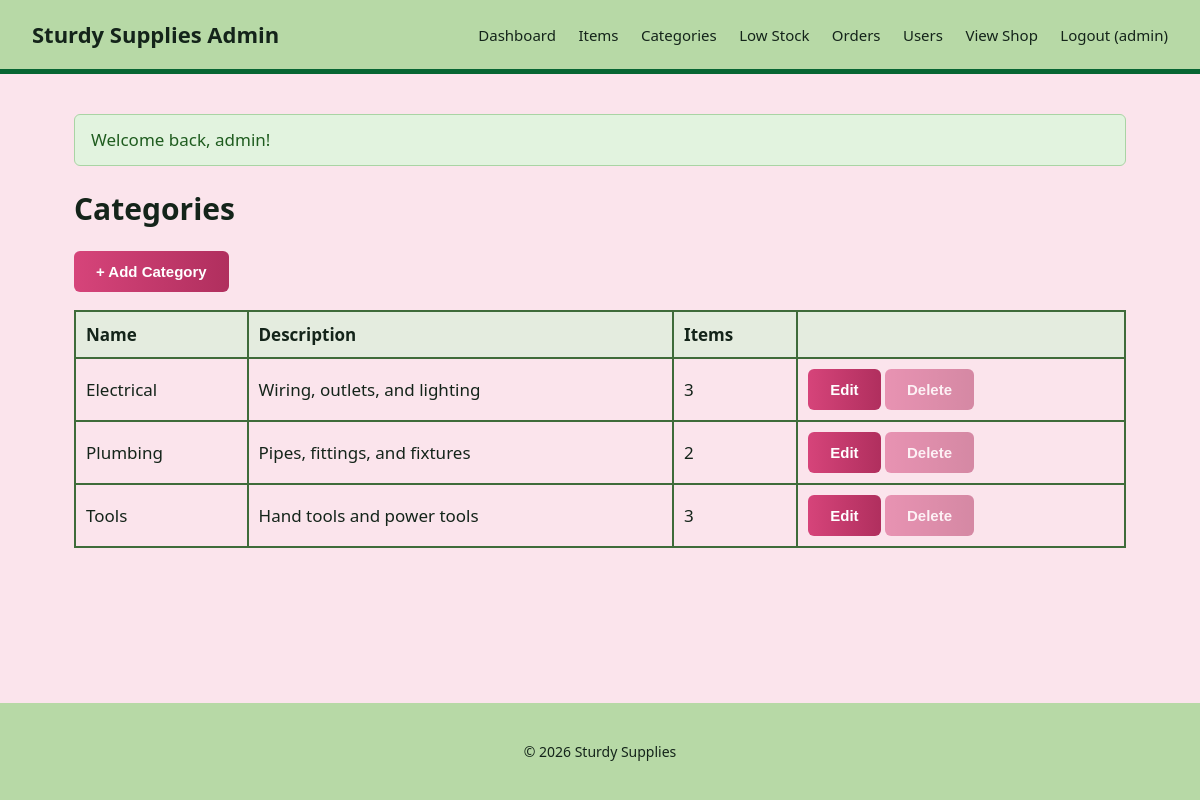
Screenshot of /admin/categories.php (signed in) with the database file from the repository.
### tables this page shows
CREATE TABLE category (
  category_id    INT AUTO_INCREMENT PRIMARY KEY,
  category_name  VARCHAR(100) NOT NULL,
  description    TEXT NULL
);

### admin/categories.php (the view, shortened to what this page needs)
<?php
include('../includes/config.php');
include('../includes/alert.php');
$result = mysqli_query($conn, "
    SELECT c.category_id, c.category_name, c.description, COUNT(i.item_id) AS item_count
    FROM category c
    LEFT JOIN item i ON i.category_id = c.category_id
    GROUP BY c.category_id, c.category_name, c.description
    ORDER BY c.category_name
");
include('../includes/admin_header.php');
?>
<h1>Categories</h1>
<a href="<?= BASE_URL ?>/admin/category_form.php"><button>+ Add Category</button></a>
<table class="cart-table">
  <tr><th>Name</th><th>Description</th><th>Items</th><th></th></tr>
  <?php while ($cat = mysqli_fetch_assoc($result)): ?>
    <tr>
      <td><?= htmlspecialchars($cat['category_name']) ?></td>
      <td><?= htmlspecialchars($cat['description']) ?></td>
      <td><?= $cat['item_count'] ?></td>
      <td>
        <a href="<?= BASE_URL ?>/admin/category_form.php?category_id=<?= $cat['category_id'] ?>"><button>Edit</button></a>
        <?php if ($cat['item_count'] == 0): ?>
          <form method="post" action="<?= BASE_URL ?>/admin/category_delete.php" class="inline-form" onsubmit="return confirm('Delete this category?');">
            <input type="hidden" name="category_id" value="<?= $cat['category_id'] ?>">
            <button type="submit">Delete</button>
          </form>
        <?php else: ?>
          <button disabled title="Category is in use">Delete</button>
        <?php endif; ?>
      </td>
    </tr>
  <?php endwhile; ?>
</table>
<?php include('../includes/footer.php'); ?>

### includes/admin_header.php (shortened to what this page needs)
<!DOCTYPE html>
<html lang="en">
<head>
<link rel="stylesheet" href="<?= BASE_URL ?>/assets/css/style.css">
</head>
<body>
<header class="site-header">
  <a class="brand" href="<?= BASE_URL ?>/admin/index.php">Sturdy Supplies Admin</a>
  <nav>
    <a href="<?= BASE_URL ?>/admin/index.php">Dashboard</a>
    <a href="<?= BASE_URL ?>/item/list.php">Items</a>
    <a href="<?= BASE_URL ?>/admin/categories.php">Categories</a>
    <a href="<?= BASE_URL ?>/admin/low_stock.php">Low Stock</a>
    <a href="<?= BASE_URL ?>/admin/orders.php">Orders</a>
    <a href="<?= BASE_URL ?>/admin/users.php">Users</a>
    <a href="<?= BASE_URL ?>/index.php">View Shop</a>
    <a href="<?= BASE_URL ?>/user/logout.php">Logout (<?= htmlspecialchars($_SESSION['username']) ?>)</a>
  </nav>
</header>
<main class="site-main admin-main">
<?php show_alert(); ?>

### includes/alert.php (shortened to what this page needs)
<?php
function show_alert(): void {
    if (!empty($_SESSION['alert'])) {
        $type = htmlspecialchars($_SESSION['alert']['type']);
        $message = htmlspecialchars($_SESSION['alert']['message']);
        echo "<div class=\"alert alert-$type\">$message</div>";
    }
}

### includes/footer.php
</main>
<footer class="site-footer">
  <p>&copy; <?= date('Y') ?> Sturdy Supplies</p>
</footer>
</body>
</html>

### assets/css/style.css (style rules this page uses)
:root { --teal-dark: #0C343C; --green-mid: #076633; --lime: #C5DF2A; --bg: #fbe4ec; --card-bg: #ffffff; --border-green: #3f6b3a; --text-dark: #14241a; --header-bg: #b7d9a6; }
* { box-sizing: border-box; }
body { font-family: 'Segoe UI', Arial, sans-serif; margin: 0; color: var(--text-dark); background: var(--bg); font-size: 17px; line-height: 1.5; min-height: 100vh; display: flex; flex-direction: column; }
h1 { font-size: 30px; margin-bottom: 20px; }
.site-header { display: flex; justify-content: space-between; align-items: center; padding: 18px 32px; background: var(--header-bg); border-bottom: 5px solid var(--green-mid); color: var(--text-dark); }
.site-header .brand { color: var(--text-dark); font-weight: bold; text-decoration: none; font-size: 22px; }
.site-header nav a { color: var(--text-dark); margin-left: 18px; text-decoration: none; font-size: 15px; }
.site-main { max-width: 1100px; margin: 40px auto; padding: 0 24px; flex: 1; width: 100%; }
.admin-main { max-width: 1100px; }
.site-footer { text-align: center; padding: 24px 16px; margin-top: 40px; background: var(--header-bg); color: var(--text-dark); font-size: 14px; }
button { background: linear-gradient(90deg, #d6447a 0%, #b02f5e 100%); color: #ffffff; font-weight: 700; border: none; padding: 12px 22px; border-radius: 6px; cursor: pointer; font-size: 15px; transition: transform 0.15s ease, box-shadow 0.15s ease, filter 0.15s ease; }
button:disabled { opacity: 0.5; cursor: not-allowed; }
.alert { padding: 12px 16px; margin-bottom: 18px; border-radius: 6px; font-weight: 500; }
.alert-success { background: #e2f3df; color: #1f5c1f; border: 1px solid #a9d4a4; }
.cart-table { width: 100%; border-collapse: collapse; margin: 18px 0; }
.cart-table th, .cart-table td { border: 2px solid var(--border-green); padding: 10px; text-align: left; }
.cart-table th { background: #e4ecdf; }

### rows the page displays
category: category_name "Electrical", description "Wiring, outlets, and lighting", item_count "3"
category: category_name "Plumbing", description "Pipes, fittings, and fixtures", item_count "2"
category: category_name "Tools", description "Hand tools and power tools", item_count "3"

### other values shown
$_SESSION['username'] "admin"
$message "Welcome back, admin!"
